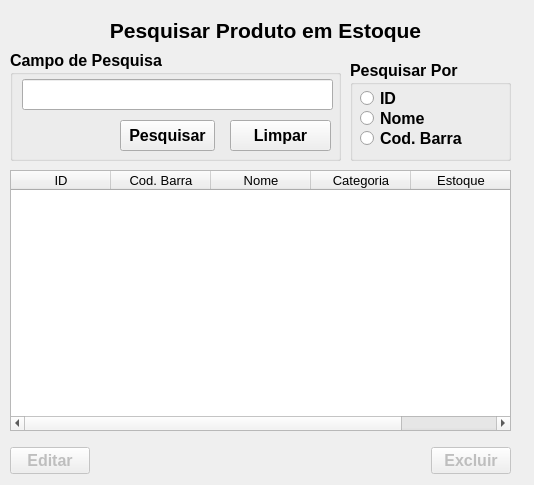
<?xml version="1.0" encoding="UTF-8"?>
<ui version="4.0">
 <class>Pes_prod</class>
 <widget class="QWidget" name="Pes_prod">
  <property name="geometry">
   <rect>
    <x>0</x>
    <y>0</y>
    <width>534</width>
    <height>485</height>
   </rect>
  </property>
  <property name="windowTitle">
   <string>Pesquisar Produto</string>
  </property>
  <widget class="QLabel" name="label">
   <property name="geometry">
    <rect>
     <x>10</x>
     <y>10</y>
     <width>511</width>
     <height>41</height>
    </rect>
   </property>
   <property name="font">
    <font>
     <family>Segoe UI</family>
     <pointsize>16</pointsize>
     <weight>75</weight>
     <bold>true</bold>
    </font>
   </property>
   <property name="text">
    <string>&lt;html&gt;&lt;head/&gt;&lt;body&gt;&lt;p align=&quot;center&quot;&gt;Pesquisar Produto em Estoque&lt;/p&gt;&lt;/body&gt;&lt;/html&gt;</string>
   </property>
  </widget>
  <widget class="QGroupBox" name="gb_criterios">
   <property name="geometry">
    <rect>
     <x>350</x>
     <y>60</y>
     <width>161</width>
     <height>101</height>
    </rect>
   </property>
   <property name="font">
    <font>
     <family>Segoe UI</family>
     <pointsize>12</pointsize>
     <weight>75</weight>
     <bold>true</bold>
    </font>
   </property>
   <property name="title">
    <string>Pesquisar Por</string>
   </property>
   <widget class="QRadioButton" name="rb_ID">
    <property name="geometry">
     <rect>
      <x>10</x>
      <y>30</y>
      <width>139</width>
      <height>17</height>
     </rect>
    </property>
    <property name="toolTip">
     <string/>
    </property>
    <property name="text">
     <string>ID</string>
    </property>
    <property name="checkable">
     <bool>true</bool>
    </property>
    <property name="checked">
     <bool>false</bool>
    </property>
   </widget>
   <widget class="QRadioButton" name="rb_nome">
    <property name="geometry">
     <rect>
      <x>10</x>
      <y>50</y>
      <width>139</width>
      <height>17</height>
     </rect>
    </property>
    <property name="text">
     <string>Nome</string>
    </property>
   </widget>
   <widget class="QRadioButton" name="rb_codBar">
    <property name="geometry">
     <rect>
      <x>10</x>
      <y>70</y>
      <width>139</width>
      <height>17</height>
     </rect>
    </property>
    <property name="text">
     <string>Cod. Barra</string>
    </property>
   </widget>
  </widget>
  <widget class="QGroupBox" name="gb_pesquisa">
   <property name="geometry">
    <rect>
     <x>10</x>
     <y>50</y>
     <width>331</width>
     <height>111</height>
    </rect>
   </property>
   <property name="font">
    <font>
     <family>Segoe UI</family>
     <pointsize>12</pointsize>
     <weight>75</weight>
     <bold>true</bold>
    </font>
   </property>
   <property name="title">
    <string>Campo de Pesquisa</string>
   </property>
   <widget class="QLineEdit" name="txt_pesquisa">
    <property name="geometry">
     <rect>
      <x>12</x>
      <y>29</y>
      <width>311</width>
      <height>31</height>
     </rect>
    </property>
    <property name="font">
     <font>
      <family>Segoe UI</family>
      <pointsize>12</pointsize>
      <weight>50</weight>
      <bold>false</bold>
     </font>
    </property>
    <property name="placeholderText">
     <string/>
    </property>
   </widget>
   <widget class="QPushButton" name="bt_pesquisar">
    <property name="geometry">
     <rect>
      <x>110</x>
      <y>70</y>
      <width>95</width>
      <height>31</height>
     </rect>
    </property>
    <property name="text">
     <string>Pesquisar</string>
    </property>
   </widget>
   <widget class="QPushButton" name="bt_limpar">
    <property name="geometry">
     <rect>
      <x>220</x>
      <y>70</y>
      <width>101</width>
      <height>31</height>
     </rect>
    </property>
    <property name="text">
     <string>Limpar</string>
    </property>
   </widget>
  </widget>
  <widget class="QTableWidget" name="tb_produtos">
   <property name="geometry">
    <rect>
     <x>10</x>
     <y>170</y>
     <width>501</width>
     <height>261</height>
    </rect>
   </property>
   <property name="font">
    <font>
     <pointsize>10</pointsize>
    </font>
   </property>
   <column>
    <property name="text">
     <string>ID</string>
    </property>
    <property name="font">
     <font>
      <family>Segoe UI</family>
      <pointsize>10</pointsize>
     </font>
    </property>
   </column>
   <column>
    <property name="text">
     <string>Cod. Barra</string>
    </property>
    <property name="font">
     <font>
      <family>Segoe UI</family>
      <pointsize>10</pointsize>
     </font>
    </property>
   </column>
   <column>
    <property name="text">
     <string>Nome</string>
    </property>
    <property name="font">
     <font>
      <family>Segoe UI</family>
      <pointsize>10</pointsize>
     </font>
    </property>
   </column>
   <column>
    <property name="text">
     <string>Categoria</string>
    </property>
    <property name="font">
     <font>
      <family>Segoe UI</family>
      <pointsize>10</pointsize>
     </font>
    </property>
   </column>
   <column>
    <property name="text">
     <string>Estoque</string>
    </property>
    <property name="font">
     <font>
      <family>Segoe UI</family>
      <pointsize>10</pointsize>
     </font>
    </property>
   </column>
  </widget>
  <widget class="QWidget" name="horizontalLayoutWidget">
   <property name="geometry">
    <rect>
     <x>10</x>
     <y>440</y>
     <width>501</width>
     <height>41</height>
    </rect>
   </property>
   <layout class="QHBoxLayout" name="horizontalLayout">
    <item>
     <widget class="QPushButton" name="bt_edit">
      <property name="enabled">
       <bool>false</bool>
      </property>
      <property name="font">
       <font>
        <family>Segoe UI</family>
        <pointsize>12</pointsize>
        <weight>75</weight>
        <bold>true</bold>
       </font>
      </property>
      <property name="text">
       <string>Editar</string>
      </property>
     </widget>
    </item>
    <item>
     <spacer name="horizontalSpacer">
      <property name="orientation">
       <enum>Qt::Horizontal</enum>
      </property>
      <property name="sizeHint" stdset="0">
       <size>
        <width>40</width>
        <height>20</height>
       </size>
      </property>
     </spacer>
    </item>
    <item>
     <widget class="QPushButton" name="bt_del">
      <property name="enabled">
       <bool>false</bool>
      </property>
      <property name="font">
       <font>
        <family>Segoe UI</family>
        <pointsize>12</pointsize>
        <weight>75</weight>
        <bold>true</bold>
       </font>
      </property>
      <property name="text">
       <string>Excluir</string>
      </property>
     </widget>
    </item>
   </layout>
  </widget>
 </widget>
 <tabstops>
  <tabstop>txt_pesquisa</tabstop>
  <tabstop>bt_pesquisar</tabstop>
  <tabstop>bt_limpar</tabstop>
  <tabstop>rb_ID</tabstop>
  <tabstop>rb_nome</tabstop>
  <tabstop>rb_codBar</tabstop>
  <tabstop>tb_produtos</tabstop>
 </tabstops>
 <resources/>
 <connections/>
</ui>
